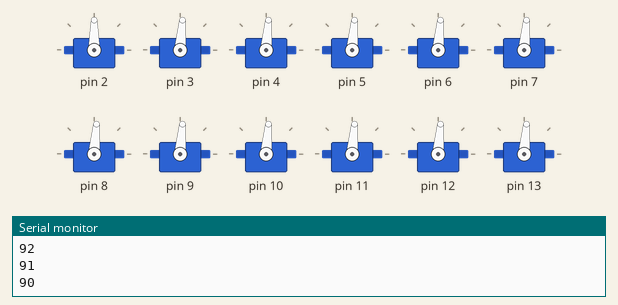
Recording of a sketch running on a simulated Arduino Uno, built with avr-gcc and run on an emulated ATmega328P. On the bench: 12 × servo, the last lines printed to the serial monitor.

Above: at 1.9 s.
At 11.7 s:
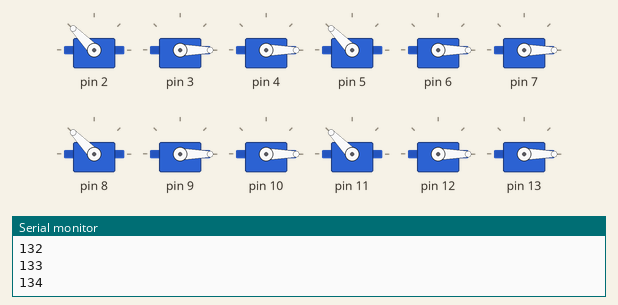
At 18.1 s:
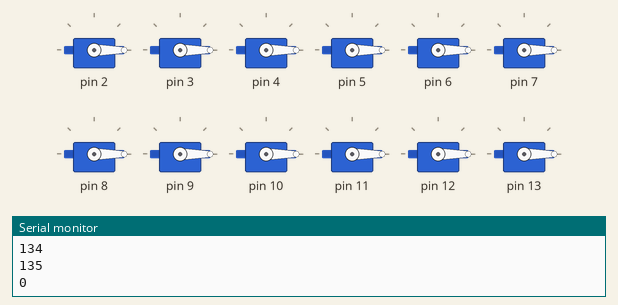
At 38.6 s:
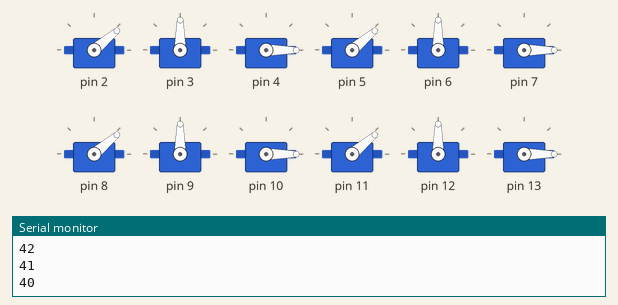
Timing chart, 0 to 40.0 s (numbered marks = the images above):
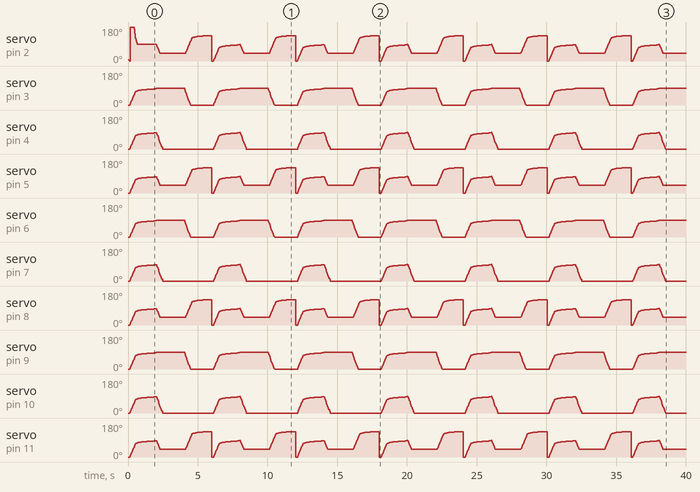

The sketch:

smoothing_test.ino
```cpp
/*
This script is a demonstration of servo motion smoothing, the servos decelerate as they approach their target angle.
Motion smoothing increases the robot's stability, making it extremely useful in designing walking animations.
*/

#include <Servo.h>

unsigned long startTime = 0;

// Global Definitions
const int BUFFER = 32;
const int NUM_SERVOS = 12;
const int seqlen = 3;
int prevDis = 0;
const int sequence[seqlen + 1][NUM_SERVOS + 1] = {
  {90, 90, 90, 90, 90, 90, 90, 90, 90, 90, 90, 90, 2000},
  {40, 90, 0, 40, 90, 0, 40, 90, 0, 40, 90, 0, 2000},
  {140, 0, 0, 140, 0, 0, 140, 0, 0, 140, 0, 0, 2000},
};
// angles followed by cumulative time of ending

int target_angles[NUM_SERVOS] = {sequence[0]};
unsigned long last_time = 0;
const double SMOOTHING_FACTOR = -4;

Servo ml[NUM_SERVOS]; // motor list

// Function Definitions
void servosetup() {
  for (int i = 2; i < NUM_SERVOS + 2; i++) {
    ml[i - 2].attach(i);
    ml[i - 2].write(0);
  }
}

double pow(double base, double exponent) {
  double result = 1.0;
  if (exponent > 0) {
    for (int i = 0; i < exponent; ++i) {
      result *= base;
    }
  }
  else {
    for (int i = 0; i > exponent; --i) {
      result /= base;
    }
  }
  return result;
}

int calculateNextAngle(int current_angle, int target_angle, unsigned long t, float SMOOTHING_FACTOR, int seqTim) {
  unsigned long time_diff = t;
  float anDiff = abs(current_angle - target_angle);
  float time_to_reach = -log(0.5 / anDiff) * pow(10, -SMOOTHING_FACTOR);
  if (anDiff == 0) {
    time_to_reach = 0;
  }
  double SFtemp = SMOOTHING_FACTOR;
  if (time_to_reach > seqTim) {
    SFtemp = -log(seqTim/-log(0.5/anDiff));
  }
  float smoothing = exp(-pow(10, SMOOTHING_FACTOR) * time_diff);

  // Calculate the next angle using exponential decrease
  int next_angle = target_angle + (current_angle - target_angle) * smoothing;

  return next_angle;
}

void setup() {
  servosetup();
  Serial.begin(9600);
}

void executeSequence() {
  for (int i = 0; i < seqlen + 1; i++) {
    last_time = millis();
    while ((millis() - last_time) < sequence[i][NUM_SERVOS]) {
      float t = (millis() - last_time);
      for (int j = 0; j < NUM_SERVOS; j++) {
        target_angles[j] = calculateNextAngle(target_angles[j], sequence[i][j], t, SMOOTHING_FACTOR, sequence[i][NUM_SERVOS]);
        ml[j].write(target_angles[j]);
        if (!(target_angles[0] == prevDis)) {
          prevDis = target_angles[0];
           Serial.println(target_angles[0]);
        }
      }
    }
    for (int j = 0; j < NUM_SERVOS; j++) {
      target_angles[j] = sequence[i][j];
      ml[j].write(sequence[i][j]);
    }
  }
}

// Main
void loop() {
  executeSequence();
}
```
